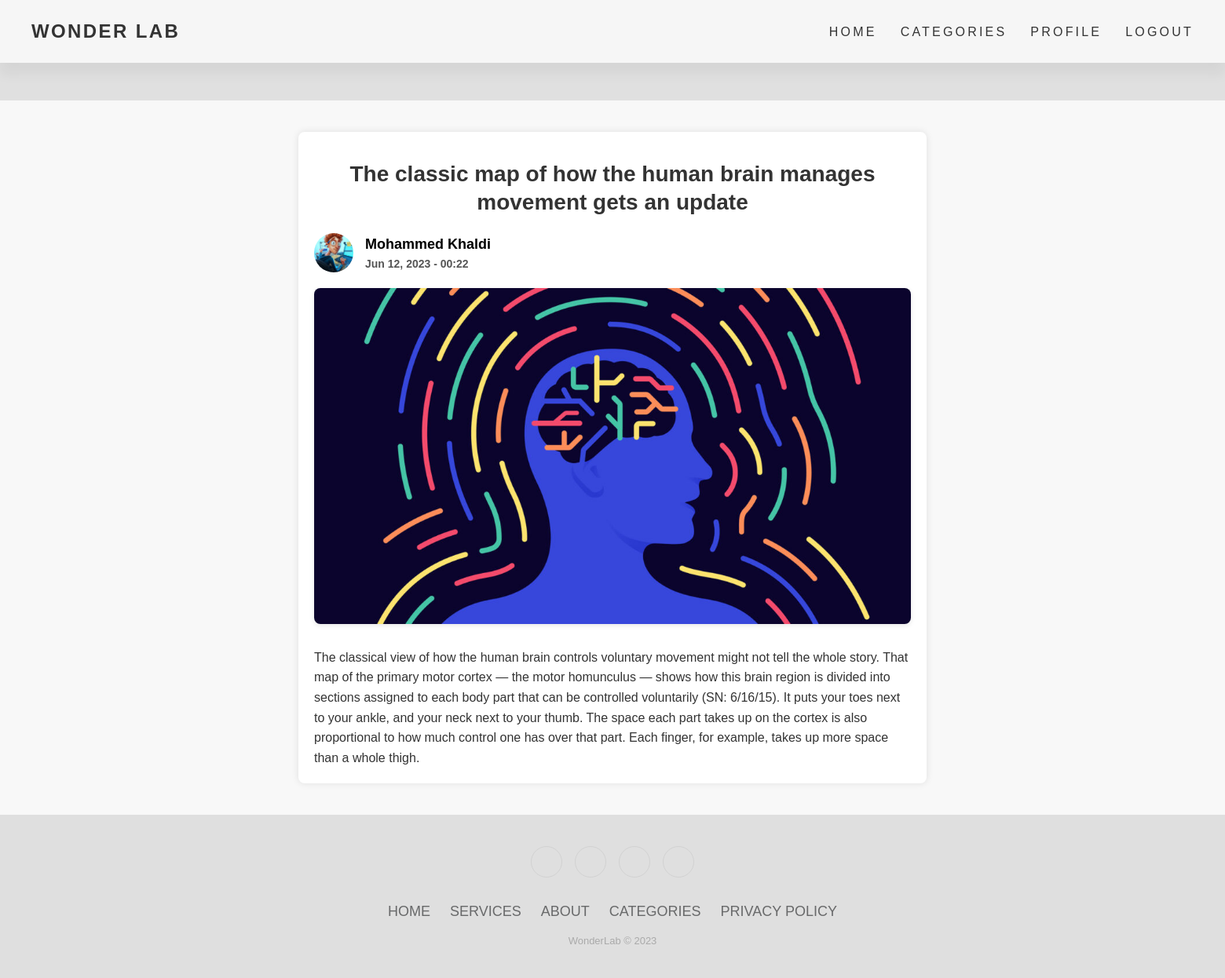
Screenshot of /post.php?id=82 with the database file from the repository.
### tables this page shows
CREATE TABLE IF NOT EXISTS `posts` (
  `id` int UNSIGNED NOT NULL AUTO_INCREMENT,
  `title` varchar(255) NOT NULL,
  `body` text NOT NULL,
  `thumbnail` varchar(255) NOT NULL,
  `date_time` timestamp NOT NULL DEFAULT CURRENT_TIMESTAMP,
  `category_id` int UNSIGNED DEFAULT NULL,
  `author_id` int NOT NULL,
  PRIMARY KEY (`id`)
);

CREATE TABLE IF NOT EXISTS `users` (
  `id` int UNSIGNED NOT NULL AUTO_INCREMENT,
  `firstname` varchar(50) NOT NULL,
  `lastname` varchar(50) NOT NULL,
  `username` varchar(50) NOT NULL,
  `email` varchar(100) NOT NULL,
  `password` varchar(255) NOT NULL,
  `avatar` varchar(255) NOT NULL,
  PRIMARY KEY (`id`)
);

### post.php (the view)
<?php
include 'header.php';
if (isset($_GET['id'])){
    $id = filter_var($_GET['id'], FILTER_SANITIZE_NUMBER_INT);
    $query = "SELECT * FROM posts WHERE id=$id";
    $result = mysqli_query($connection, $query);
    $post = mysqli_fetch_assoc($result);
} else{
    header('location: ' . ROOT_URL . 'home.php');
    die();
}
?>
<link rel="stylesheet" href="<?= ROOT_URL ?>assets/style.css?v=<?= filemtime('assets/style.css') ?>" />
<section class="blog-post">
    <div class="blog-post__container">
        <h2 class="blog-post__title"><?= $post['title'] ?></h2>
        <div class="blog-post__author">
            <?php
            $author_id = $post['author_id'];
            $author_query = "SELECT * FROM users WHERE id=$author_id";
            $author_result = mysqli_query($connection, $author_query);
            $author = mysqli_fetch_assoc($author_result);
            ?>
            <div class="blog-post__author-avatar">
                <img src="./image/<?= $author['avatar'] ?>" alt="avatar">
            </div>
            <div class="blog-post__author-info">
                <h5><?= "{$author['firstname']} {$author['lastname']}" ?></h5>
                <small><?= date("M d, Y - H:i", strtotime($post['date_time'])) ?></small>
            </div>
        </div>
        <div class="blog-post__thumbnail">
            <img src="./image/<?= $post['thumbnail'] ?>" alt="wildlife">
        </div>
        <div class="blog-post__content">
            <p><?= $post['body'] ?></p>
        </div>
    </div>
</section>
<?php
include 'footer.php';
?>

### assets/style.css (style rules this page uses)
* { box-sizing: border-box; margin: 0; padding: 0; }
body { background-size: cover; background-position: center; background-repeat: no-repeat; font-family: Arial, sans-serif; color: #333; overflow-x: hidden; background-color: #dfdfdff6; }
section { margin-top: 3rem; width: 100vw; }
h1, h2, h3, h4, h5 { color: black; line-height: 1.3; }
h2 { font-size: 1.7rem; margin: 1rem 0; }
img { display: block; width: 100%; height: 100%; object-fit: cover; }
h2 { font-size: 32px; font-weight: bold; margin-bottom: 20px; color: #333333; }
.blog-post__container { max-width: 800px; margin: 0 auto; padding: 20px; }
.blog-post__title { font-size: 28px; margin-bottom: 20px; }
.blog-post__author { display: flex; align-items: center; margin-bottom: 20px; }
.blog-post__author-avatar img { width: 50px; height: 50px; border-radius: 50%; margin-right: 15px; }
.blog-post__author-info { display: flex; flex-direction: column; }
.blog-post__author-info h5 { font-size: 18px; margin-bottom: 5px; }
.blog-post__author-info small { font-size: 14px; color: #88888800; }
.blog-post__thumbnail img { width: 100%; height: auto; margin-bottom: 30px; border-radius: 8px; box-shadow: 0 2px 6px rgba(0, 0, 0, 0.1); }
.blog-post__content { font-size: 16px; line-height: 1.6; color: #333; margin-bottom: 20px; }
.blog-post { background-color: #f8f8f8; padding: 40px 0; }
.blog-post__container { box-shadow: 0 0 10px rgba(0, 0, 0, 0.1); background-color: #fff; border-radius: 8px; }
.blog-post__title { color: #333; text-align: center; }
.blog-post__author-info small { font-weight: bold; color: #555; }
.blog-post__thumbnail img { object-fit: cover; }
.blog-post__content:last-child { margin-bottom: 0; }

### rows the page displays
posts: title "The classic map of how the human brain manages movement gets an update", date_time "Jun 12, 2023 - 00:22", thumbnail (picture), body "The classical view of how the human brain controls voluntary movement might not tell the whole story. That map of the primary motor cortex — the motor homunculus — shows how this brain region is divided into sections assigned to each body part that can be controlled voluntarily (SN: 6/16/15). It puts your toes next to your ankle, and your neck next to your thumb. The space each part takes up on the cortex is also proportional to how much control one has over that part. Each finger, for example, takes up more space than a whole thigh."
users: avatar (picture), firstname "Mohammed", lastname "Khaldi"
